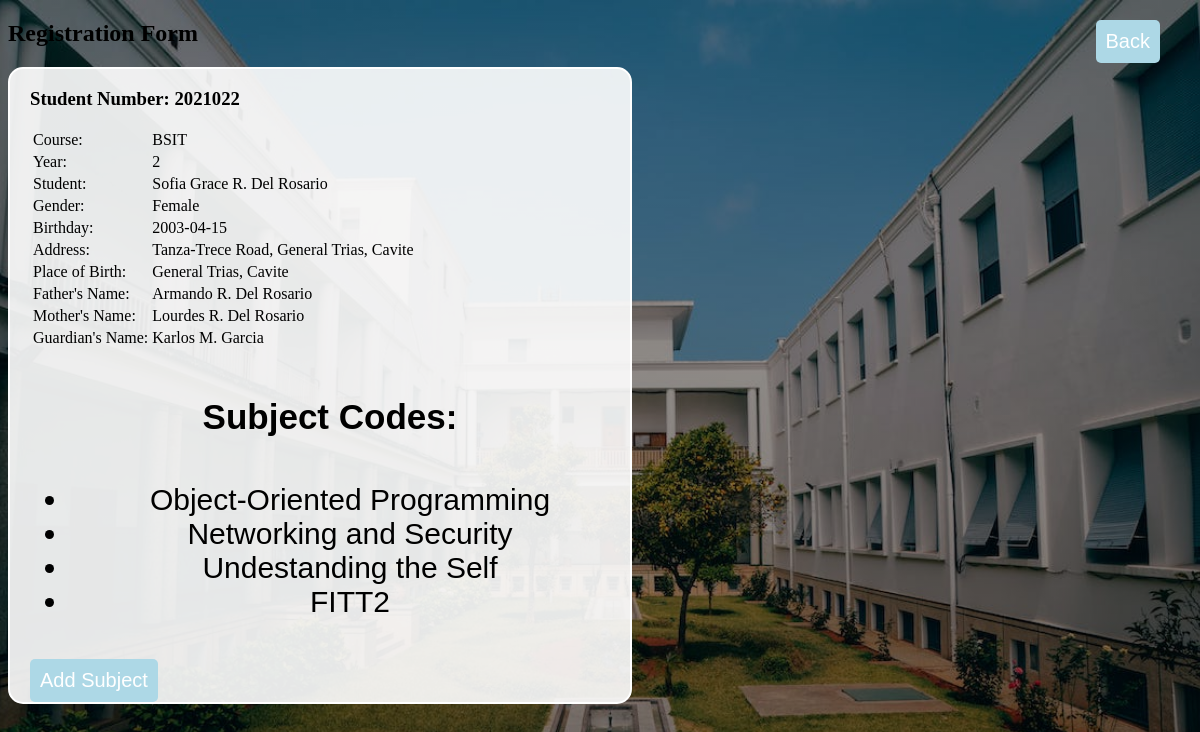
Screenshot of /regform.php?studentnumber=2021022 with the database file from the repository.
### tables this page shows
CREATE TABLE `students` (
  `id` int(20) NOT NULL,
  `fullname` varchar(50) NOT NULL,
  `age` int(20) NOT NULL,
  `gender` varchar(20) NOT NULL,
  `birthday` date NOT NULL,
  `address` varchar(50) NOT NULL,
  `placeofbirth` varchar(50) NOT NULL,
  `fathername` varchar(50) NOT NULL,
  `mothername` varchar(50) NOT NULL,
  `guardianname` varchar(50) NOT NULL
);

### regform.php (the view, shortened to what this page needs)
<!DOCTYPE html>
<html>
<head>
    <link rel="stylesheet" type="text/css" href="css/regform.css">
    <div class="container1">
        <form action="recordpage.php" method="post">
            <button class="admin_btn">Back</button>
        </form>
    </div>
</head>
<body>
    <h2>Registration Form</h2>
    <?php
    include 'connect.php';
    class Subject
    {
        private $code;
        public function __construct($code)
        {
            $this->code = $code;
        }
        public function getMeaning()
        {
            $meanings = [
                'IP' => 'Introduction to Programming',
                'DM' => 'Discrete Mathematics',
                'FIT1' => 'FITT1',
                'E' => 'Ethics',
                'OOP' => 'Object-Oriented Programming',
                'SE' => 'Software Engineering',
                'FIT2' => 'FITT2',
                'D' => 'Dalumat',
                'ADSA' => 'Advanced Data Structures and Algorithms',
                'CG' => 'Computer Graphics',
                'FIT3' => 'FITT3',
                'GS' => 'Gender and Society',
                'CNS' => 'Cryptography and Network Security',
                'SECP' => 'Software Engineering Capstone Project',
                'RW' => 'Rizal Works',
                'FIT4' => 'FITT4',
                'MIT' => 'Mathematics for IT',
                'NF' => 'Networking Fundamentals',
                'P' => 'Panitikan',
                'NS' => 'Networking and Security',
                'UTS' => 'Undestanding the Self',
                'DA' => 'Data Analytics',
                'CS' => 'Cybersecurity',
                'CW' => 'Contemporary World',
                'BDA' => 'Big Data Analytics',
                'MWS' => 'Mobile and Web Security',
                'SPI' => 'Social and Professional Issues',
                'CA' => 'Circuit Analysis',
                'AA' => 'Art Appreciation',
                'DSD' => 'Digital Systems Design',
                'OS' => 'Operating Systems',
                'E' => 'Ethics',
                'CNP' => 'Computer Networks and Protocols',
                'RA' => 'Robotics and Automation',
                'MS' => 'Multimedia System',
                'HSC' => 'Hardware/Software Co-design',
                'AR' => 'Advanced Robotics',
                'NM' => 'Network Management'
            ];
            if (isset($meanings[$this->code])) {
                return $meanings[$this->code];
            } else {
                return 'Meaning not found';
            }
        }
    }
    if (isset($_GET['studentnumber'])) {
        $studentNumber = $_GET['studentnumber'];
        $query = "SELECT * FROM students WHERE id = '$studentNumber'";
        $result = mysqli_query($conn, $query);
        if (mysqli_num_rows($result) > 0) {
            $row = mysqli_fetch_assoc($result);
            $studentId = $row['id'];
            $destinationPage = 'add-subject.php?studentnumber=' . urlencode($studentId);
            $fullName = $row['fullname'];
            $gender = $row['gender'];
            $birthday = $row['birthday'];
            $address = $row['address'];
            $placeOfBirth = $row['placeofbirth'];
            $fatherName = $row['fathername'];
            $motherName = $row['mothername'];
            $guardianName = $row['guardianname'];
            $enrollmentQuery = "SELECT course, year FROM enrolled_students WHERE studentnumber = '$studentId' AND schoolyear = 2022";
            $enrollmentResult = mysqli_query($conn, $enrollmentQuery);
            $enrollmentData = mysqli_fetch_assoc($enrollmentResult);
            $course = $enrollmentData['course'];
            $year = $enrollmentData['year'];
            echo '<div class="container2">';
            echo "<h3>Student Number: $studentNumber</h3>";
            echo "<table>";
            echo "<tr><td>Course:</td><td>";
            if ($course == 1) {
                echo "BSIT";
            } elseif ($course == 2) {
                echo "BSCS";
            } elseif ($course == 3) {
                echo "BSCE";
            }
            echo "</td></tr>";
            echo "<tr><td>Year:</td><td>$year</td></tr>";
            echo "<tr><td>Student:</td><td>$fullName</td></tr>";
            echo "<tr><td>Gender:</td><td>$gender</td></tr>";
            echo "<tr><td>Birthday:</td><td>$birthday</td></tr>";
            echo "<tr><td>Address:</td><td>$address</td></tr>";
            echo "<tr><td>Place of Birth:</td><td>$placeOfBirth</td></tr>";
            echo "<tr><td>Father's Name:</td><td>$fatherName</td></tr>";
            echo "<tr><td>Mother's Name:</td><td>$motherName</td></tr>";
            echo "<tr><td>Guardian's Name:</td><td>$guardianName</td></tr>";
            echo "</table>";
            $subjectQuery = "SELECT code FROM subject_code WHERE enrolled_students_id IN (SELECT id FROM enrolled_students WHERE studentnumber = '$studentId' AND schoolyear = 2022)";
            $subjectResult = mysqli_query($conn, $subjectQuery);
            if (mysqli_num_rows($subjectResult) > 0) {
                echo "<h4>Subject Codes:</h4>";
                echo "<ul>";
                while ($subjectRow = mysqli_fetch_assoc($subjectResult)) {
                    $code = $subjectRow['code'];
                    $subject = new Subject($code);
                    $meaning = $subject->getMeaning();
                    echo "<li>$meaning</li>";
                }
                echo "</ul>";
                echo "<form action=\"$destinationPage\" method=\"post\">";
                echo '<button class="admin_btn">Add Subject</button>';
                echo '</form>';
            } else {
                echo "<p>No subject codes found for this student.</p>";
            }
            echo "</div>";
        } else {
            echo "Student not found.";
        }
    } else {
        echo "No student number provided.";
    }
    ?>
</body>
</html>

### css/regform.css (style rules this page uses)
body { background-image: linear-gradient(rgba(0, 0, 0, 0.3), rgba(0, 0, 0, 0.5)), url("../images/bg.jpeg"); width: auto; height: 97.8vh; background-position: center; background-size: cover; background-repeat: no-repeat; }
h4 { font-size: 35px; font-family: sans-serif; text-align: center; }
li, ul { font-size: 30px; font-family: sans-serif; text-align: center; }
.container1 { position: fixed; top: 10px; right: 10px; }
.admin_btn { margin-top: 10px; margin-right: 30px; padding: 10px; background-color: lightblue; color: #fff; border: none; border-radius: 5px; cursor: pointer; font-size: 20px; }
.container2 { width: 600px; height: auto; padding-left: 20px; border-radius: 15px 15px 15px 15px; border: 2px solid #fff; background: rgba(255, 255, 255, 0.9); color: black; }

### rows the page displays
students: fullname "Sofia Grace R. Del Rosario", gender "Female", birthday "2003-04-15", address "Tanza-Trece Road, General Trias, Cavite", placeofbirth "General Trias, Cavite", fathername "Armando R. Del Rosario", mothername "Lourdes R. Del Rosario", guardianname "Karlos M. Garcia"

### other values shown
$studentNumber "2021022"
$year "2"
$meaning "Object-Oriented Programming"
$meaning "Networking and Security"
$meaning "Undestanding the Self"
$meaning "FITT2"
